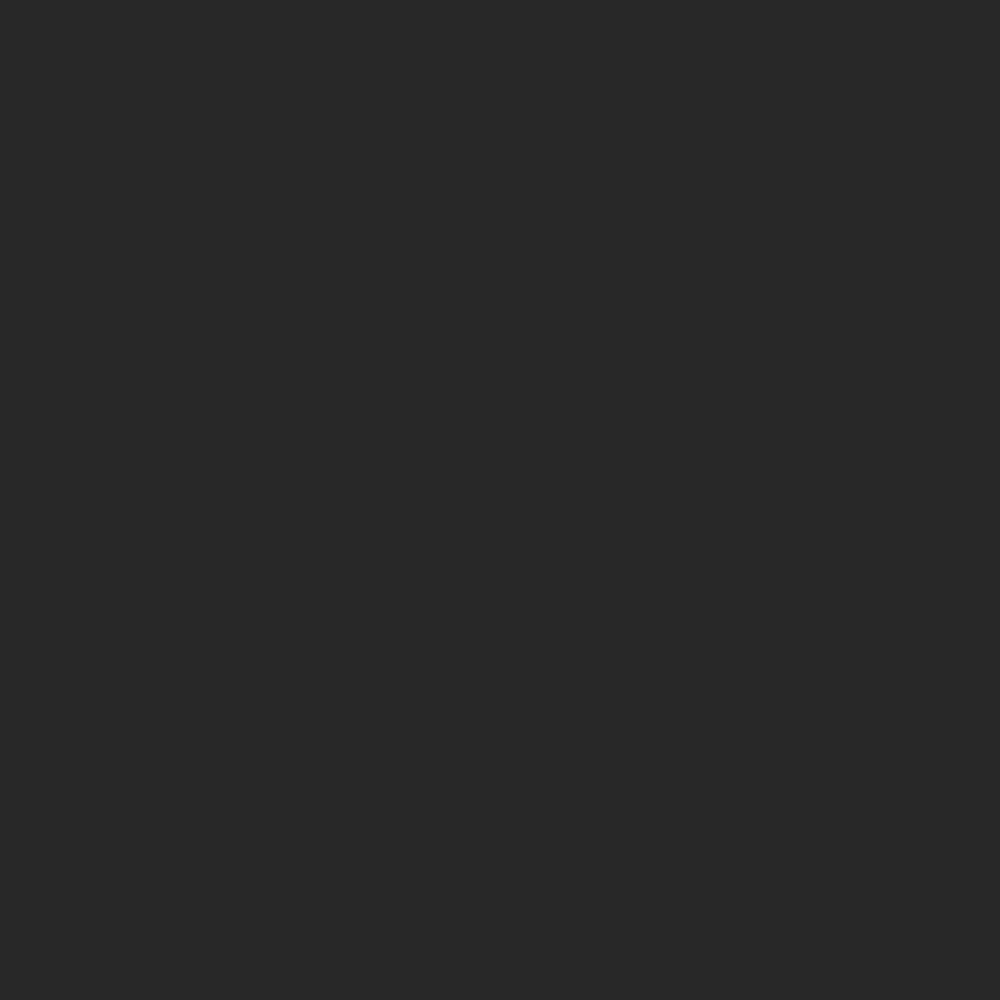
Frame 1 (no input)
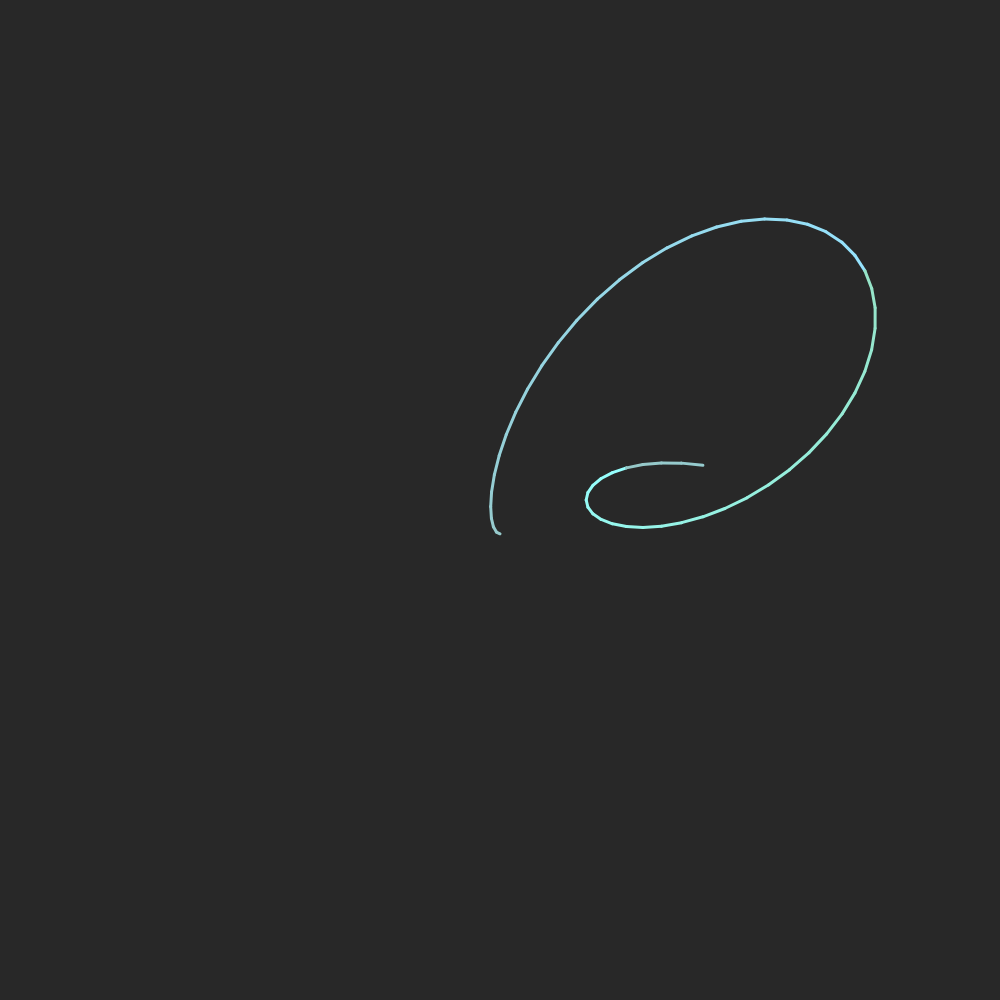
Frame 60 (no input)
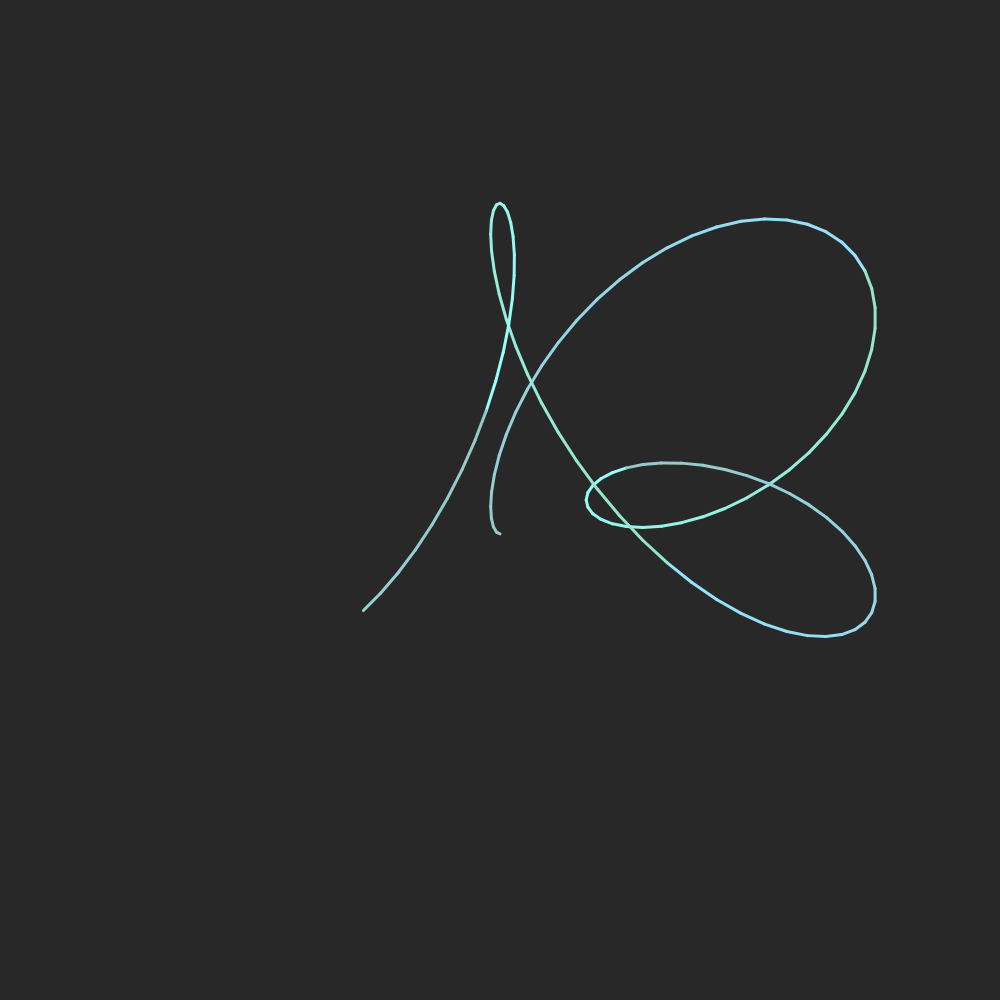
Frame 120 (the mouse pressed at the canvas centre since frame 60)

The p5.js sketch that drew these frames (run headless with seeded random() and noise() and a simulated clock; from frame 60 on, the mouse is pressed at the canvas centre):

// p5.js sketch
// ── sketch.js
// References:
// http://paulbourke.net/geometry/butterfly/

const e = Math.E;
let u, r, speed, count;
let prev_x = 0,
    prev_y = 0;

function setup() {
  
  const length = min(innerWidth, innerHeight)
  createCanvas(length, length).center('horizontal')
  background(40)
  
  u = 0
  r = width * 0.12
  speed = PI / 100
  count = 0 
}

function draw() {
  translate(width/2, height/2)
  rotate(-PI/2)
  
  stroke(150, count % 56 + 200, (count * 2) % 56 + 200)
  strokeWeight(3)
  
  let x = r * cos(u) * (pow(e, cos(u)) - 2*cos(4*u) - pow(cos(u/12), 5))
  let y = r * sin(u) * (pow(e, sin(u)) - 2*cos(4*u) - pow(sin(u/12), 5))
  
  if (count > 0) {
    line(prev_x, prev_y, x, y)
  }
  
  prev_x = x
  prev_y = y
  
  u += speed
  count += 1
}
